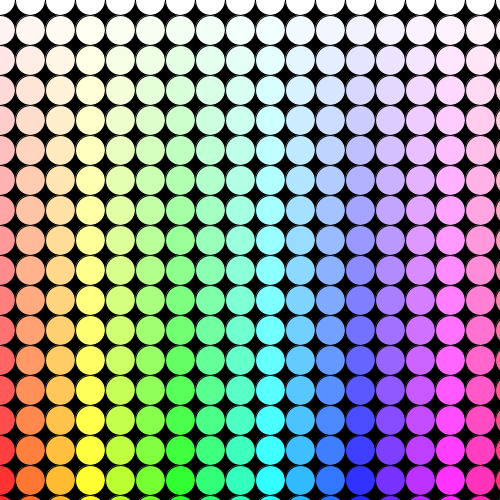
Frame 1 (no input)
Frame 60 (the mouse pressed at the canvas centre just before this capture): identical to frame 1, image omitted
Frame 120 (the mouse held since frame 60 and released just before this capture): identical to frame 1, image omitted

The Processing sketch that drew this single still picture (run headless with seeded random() and noise(); from frame 60 on, the mouse is pressed at the canvas centre):

// Processing sketch: filasyColumnas
// ── filasyColumnas.pde
int nColumnas = 20;
int nFilas = 20;

void setup() {
  background(0);
  size(500, 500);
  colorMode(HSB,360,100,100);
}


void draw() {

  background(0);
  for (int i=0; i<nColumnas; i++) {
    fill(255);
    //rect(30*i, 30, 30, 30);

    for (int j=0; j<nFilas; j++) {
      //fill(random(255), random(255), random(255));
      fill(20*i, 5*j, 100);
      ellipse(30*i, 30*j, 30, 30);
      //ellipse(30*i, 30*j, random(10, 30), random(10, 30));
    }
  }
}
